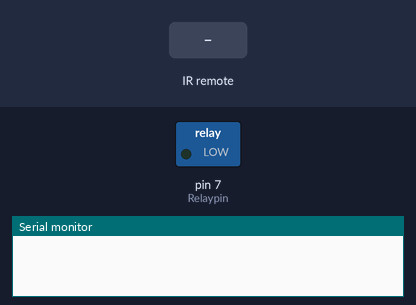
The sketch below on a simulated Arduino Uno, built with avr-gcc and run on an emulated ATmega328P. Shown: switched loads named in the sketch (green lamp = pin HIGH), the last lines printed to the serial monitor. Inputs (shaded band) come from the test bench.

Above: at 1.2 s.
1.3 s: infrared code 0xFF30CF received
At 2.5 s:
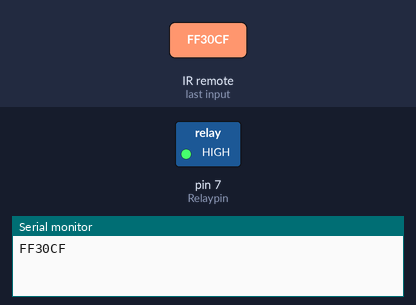
2.8 s: infrared code 0xFF18E7 received
At 3.7 s:
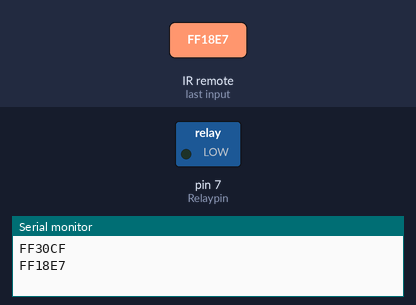
Timing chart, 0 to 5.8 s (numbered marks = the images above; inputs shaded):
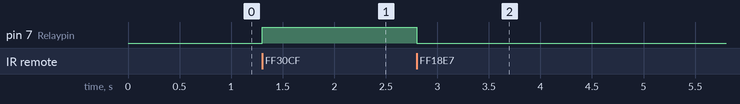

The sketch:

ir_remote.ino
```cpp
#include <IRremote.h>

IRrecv irrecv(11);
decode_results results;
int Relaypin = 7;
void setup() {
  // put your setup code here, to run once:
  irrecv.enableIRIn();
  pinMode(Relaypin,OUTPUT);

  Serial.begin(9600);
}

void loop() {
  // put your main code here, to run repeatedly:
  if(irrecv.decode(&results)){
    Serial.println(results.value, HEX);

    if(results.value == 0xFF30CF){
      digitalWrite(Relaypin,HIGH);
      }
    if(results.value == 0xFF18E7){
      digitalWrite(Relaypin,LOW);
      }

       delay(30);
       irrecv.resume();

    }
}
```

Measured:
- after the input at 1.3 s, pin 7 (Relaypin): LOW → HIGH at once
- after the input at 2.8 s, pin 7 (Relaypin): HIGH → LOW at once
